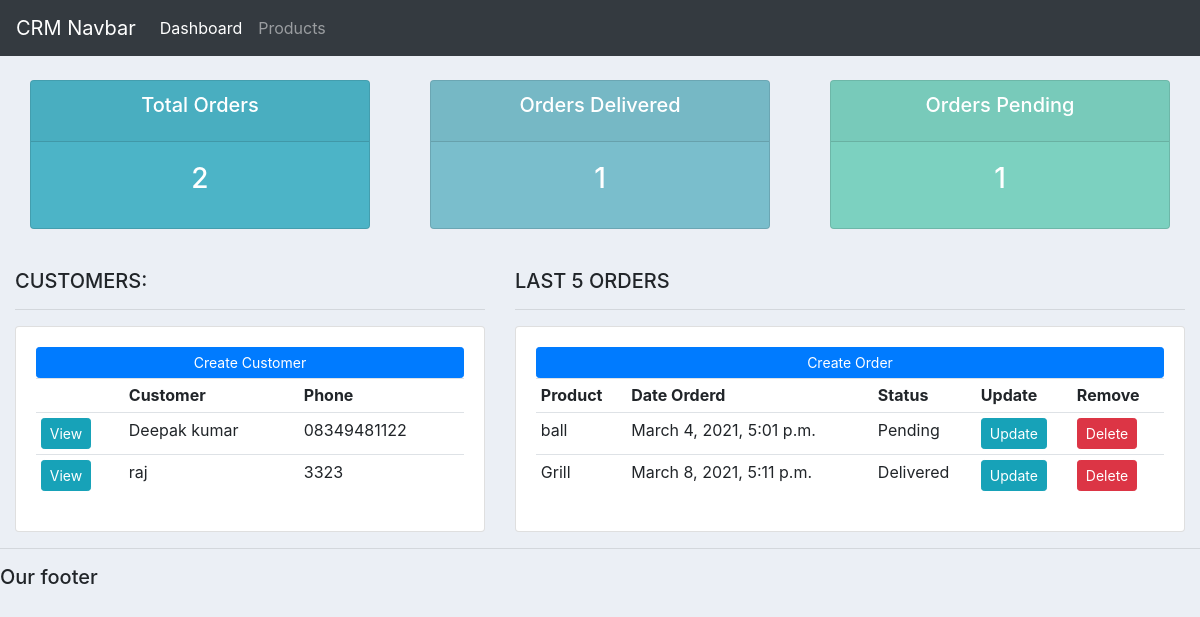
Before: / with the older database file.
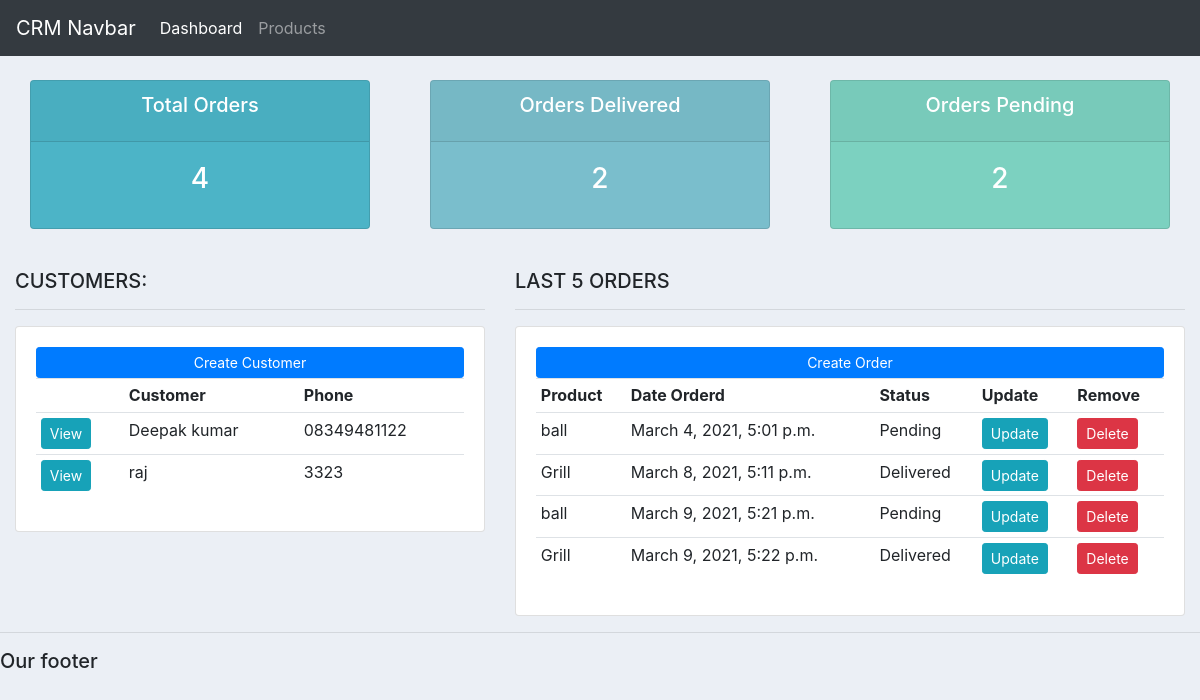
After: the same page with the newer database file.
### accounts/models.py (models this page shows, shortened)
class Customer(models.Model):
	name = models.CharField(max_length=200, null=True)
	phone = models.CharField(max_length=200, null=True)
	email = models.CharField(max_length=200, null=True)
	date_created = models.DateTimeField(auto_now_add=True, null=True)

class Order(models.Model):
	STATUS = (
			('Pending', 'Pending'),
			('Out for delivery', 'Out for delivery'),
			('Delivered', 'Delivered'),
			)
	customer = models.ForeignKey(Customer, null=True, on_delete= models.SET_NULL)
	product = models.ForeignKey(Product, null=True, on_delete= models.SET_NULL)
	date_created = models.DateTimeField(auto_now_add=True, null=True)
	status = models.CharField(max_length=200, null=True, choices=STATUS)

class Product(models.Model):
	CATEGORY = (
			('Indoor', 'Indoor'),
			('Out Door', 'Out Door'),
			)
	name = models.CharField(max_length=200, null=True)
	price = models.FloatField(null=True)
	category = models.CharField(max_length=200, null=True, choices=CATEGORY)
	description = models.CharField(max_length=200, null=True, blank=True)
	date_created = models.DateTimeField(auto_now_add=True, null=True)
	tags = models.ManyToManyField(Tag)
	def __str__(self):
		return self.name

### accounts/views.py (the view)
# urls.py: path('',views.home,name = "home"),
def home(request):
    orders = Order.objects.all()
    customers = Customer.objects.all()
    total_customers = customers.count()
    total_orders = orders.count()
    delivered = orders.filter(status = "Delivered").count()
    pending = orders.filter(status = "Pending").count()
    context = {'orders':orders,'customers':customers,
                'total_customers':total_customers,
                'total_orders':total_orders,
                'delivered':delivered,
                'pending':pending}
    return render(request,'accounts/dashboard.html',context)

### accounts/templates/accounts/dashboard.html
{%  extends 'accounts/main.html' %}
{% block content %}
{%  include 'accounts/status.html' %}
<br>
<div class="row">
	<div class="col-md-5">
		<h5>CUSTOMERS:</h5>
		<hr>
		<div class="card card-body">
			<a class="btn btn-primary  btn-sm btn-block" href="">Create Customer</a>
			<table class="table table-sm">
				<tr>
					<th></th>
					<th>Customer</th>
					<th>Phone</th>
				</tr>
				{% for i in customers %}
				<tr>
					<td><a class="btn btn-sm btn-info" href="{% url 'customer' i.id %}">View</a></td>
					<td>{{i.name}}</td>
					<td>{{i.phone}}</td>
				</tr>
				{% endfor %}
			</table>
		</div>
	</div>
	<div class="col-md-7">
		<h5>LAST 5 ORDERS</h5>
		<hr>
		<div class="card card-body">
			<a class="btn btn-primary  btn-sm btn-block" href="{% url 'create_order'%}">Create Order</a>
			<table class="table table-sm">
				<tr>
					<th>Product</th>
					<th>Date Orderd</th>
					<th>Status</th>
					<th>Update</th>
					<th>Remove</th>
				</tr>
				{% for i in orders %}
				<tr>
					<td>{{i.product}}</td>
					<td>{{i.date_created}}</td>
					<td>{{i.status}}</td>
					<td><a class="btn btn-sm btn-info" href="{% url 'update_order' i.id%}">Update</a></td>
					<td><a class="btn btn-sm btn-danger" href="">Delete</a></td>
				</tr>
				{% endfor %}
			</table>
		</div>
	</div>
</div>
{% endblock %}

### accounts/templates/accounts/main.html (shortened to what this page needs)
{% load static %}
<!DOCTYPE html>
<html>
<head>
	<link rel="stylesheet" href="https://stackpath.bootstrapcdn.com/bootstrap/4.3.1/css/bootstrap.min.css">
	<link rel="stylesheet" type="text/css" href="{% static '/css/main.css' %}">
</head>
<body>
	{%  include 'accounts/navbar.html' %}
	<div class="container-fluid">
	{% block content %}
	{% endblock %}
    </div>
	<hr>
	<h5>Our footer</h5>
</body>
</html>

### accounts/templates/accounts/navbar.html (shortened to what this page needs)
<nav class="navbar navbar-expand-lg navbar-dark bg-dark">
  <a class="navbar-brand" href="#">CRM Navbar</a>
  <div class="collapse navbar-collapse" id="navbarNav">
    <ul class="navbar-nav">
      <li class="nav-item active">
        <a class="nav-link" href="{% url 'home'  %}">Dashboard</a>
      </li>
      <li class="nav-item">
        <a class="nav-link" href="{% url 'products' %}">Products</a>
      </li>
    </ul>
  </div>
</nav>

### accounts/templates/accounts/status.html
<br>
<div class="row">
	<div class="col">
		<div class="col-md">
			<div class="card text-center text-white  mb-3" id="total-orders">
			  	<div class="card-header">
			  		<h5 class="card-title">Total Orders</h5>
			  	</div>
			  	<div class="card-body">
			    	<h3 class="card-title">{{total_orders}}</h3>
			  	</div>
			</div>
		</div>
	</div>
	<div class="col">
		<div class="col-md">
			<div class="card text-center text-white  mb-3" id="orders-delivered">
			  	<div class="card-header">
			  		<h5 class="card-title">Orders Delivered</h5>
			  	</div>
			  	<div class="card-body">
			    	<h3 class="card-title">{{delivered}}</h3>
			  	</div>
			</div>
		</div>
	</div>
	<div class="col">
		<div class="col-md">
			<div class="card text-center text-white  mb-3" id="orders-pending">
			  	<div class="card-header">
			  		<h5 class="card-title">Orders Pending</h5>
			  	</div>
			  	<div class="card-body">
			    	<h3 class="card-title">{{pending}}</h3>
			  	</div>
			</div>
		</div>
	</div>
</div>

### static/css/main.css (style rules this page uses)
body { background-color: #ebeff5; }
#total-orders { background-color: #4cb4c7; }
#orders-delivered { background-color: #7abecc; }
#orders-pending { background-color: #7CD1C0; }

Changed rows visible on the page:
added Order: product "ball", date_created "March 9, 2021, 5:21 p.m.", status "Pending"
added Order: product "Grill", date_created "March 9, 2021, 5:22 p.m.", status "Delivered"
Other visible differences:
{{ total_orders }}: "2" → "4"
{{ delivered }}: "1" → "2"
{{ pending }}: "1" → "2"
